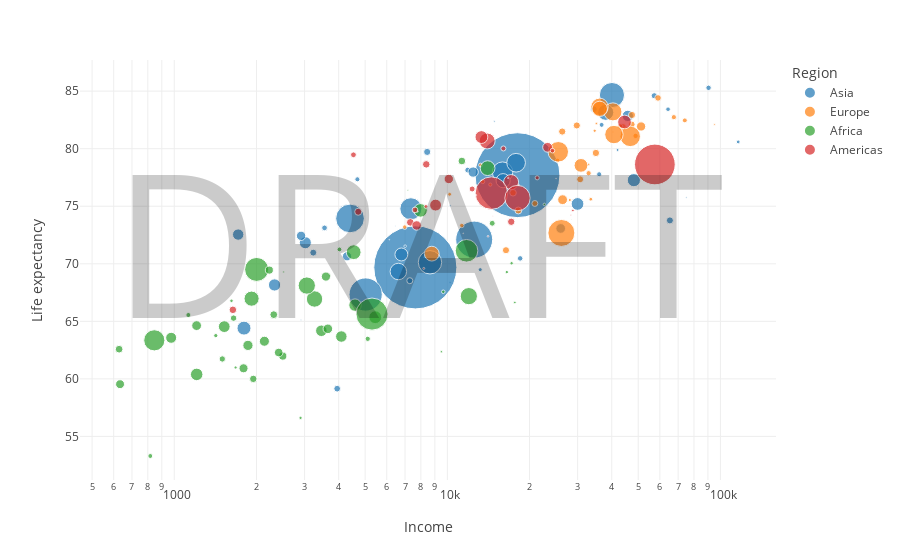

Notebook code cell kept with this figure:
### Code cell
fig_t = px.scatter(
    df,
    x='Income', 
    y='Life expectancy', 
    size='Population', 
    color='Region',
    log_x=True, 
    size_max=60,
    template=draft_template
   
)
fig_t.show()
